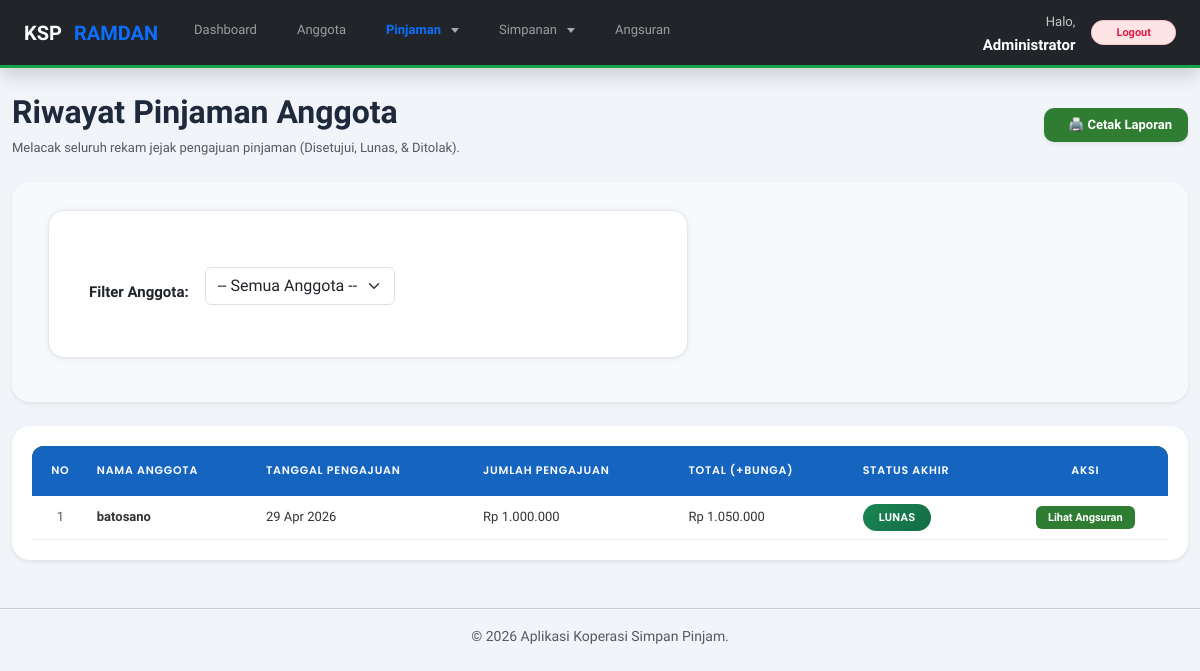
Page /riwayat_pinjaman.php (signed in) on the committed database.
### tables this page shows
CREATE TABLE `tb_pinjaman_ramdan` (
  `id_pinjaman` int(11) NOT NULL,
  `id_anggota` int(11) NOT NULL,
  `jumlah_pinjaman` decimal(15,2) NOT NULL,
  `bunga` decimal(5,2) NOT NULL,
  `lama_pinjaman` int(11) NOT NULL,
  `total_pinjaman` decimal(15,2) NOT NULL,
  `sisa_pinjaman` int(11) DEFAULT NULL,
  `status_pinjaman` enum('Diajukan','Disetujui','Lunas') DEFAULT 'Diajukan',
  `tanggal_pinjaman` date NOT NULL
);

CREATE TABLE `tb_anggota_ramdan` (
  `id_anggota` int(11) NOT NULL,
  `nama` varchar(100) NOT NULL,
  `alamat` text DEFAULT NULL,
  `no_hp` varchar(20) DEFAULT NULL,
  `tanggal_daftar` date NOT NULL
);

### riwayat_pinjaman.php (the view, shortened to what this page needs)
<?php
include 'koneksi.php';
include 'header.php';
$id_anggota_filter = isset($_GET['id_anggota']) ? $_GET['id_anggota'] : '';
$role_user = $_SESSION['role'];
?>
<div class="content">
    <div class="d-flex justify-content-between align-items-center mb-4">
        <div>
            <h2 class="mb-1">Riwayat Pinjaman Anggota</h2>
            <p class="text-muted small mb-0">Melacak seluruh rekam jejak pengajuan pinjaman (Disetujui, Lunas, & Ditolak).</p>
        </div>
        <a href="cetak_pinjaman.php<?php echo $id_anggota_filter ? '?id_anggota='.$id_anggota_filter : ''; ?>" class="btn btn-secondary shadow-sm" target="_blank">
            <i class="bi bi-printer"></i> 🖨️ Cetak Laporan
        </a>
    </div>
    <?php if ($role_user != 'Anggota'): ?>
    <div class="card mb-4 shadow-sm border-0 bg-light">
        <div class="card-body">
            <form method="GET" action="riwayat_pinjaman.php" class="row g-3 align-items-center">
                <div class="col-auto">
                    <label class="fw-bold text-dark">Filter Anggota:</label>
                </div>
                <div class="col-auto">
                    <select name="id_anggota" class="form-select" onchange="this.form.submit()">
                        <option value="">-- Semua Anggota --</option>
                    </select>
                </div>
            </form>
        </div>
    </div>
    <?php endif; ?>
    <div class="card shadow-sm border-0">
        <div class="card-body p-0">
            <div class="table-responsive">
                <table class="table table-hover align-middle mb-0">
                    <thead class="bg-dark text-white">
                        <tr>
                            <th width="5%" class="text-center py-3">No</th>
                            <th class="py-3">Nama Anggota</th>
                            <th class="py-3">Tanggal Pengajuan</th>
                            <th class="py-3">Jumlah Pengajuan</th>
                            <th class="py-3">Total (+Bunga)</th>
                            <th class="py-3">Status Akhir</th>
                            <th class="text-center py-3">Aksi</th>
                        </tr>
                    </thead>
                    <tbody>
                        <?php
                        $no = 1;
                        $sql = "SELECT p.*, a.nama
                                FROM tb_pinjaman_ramdan p
                                JOIN tb_anggota_ramdan a ON p.id_anggota = a.id_anggota
                                WHERE p.status_pinjaman != 'Diajukan'";
                        $sql .= " ORDER BY p.id_pinjaman DESC";
                        $query = mysqli_query($koneksi, $sql);
                        while ($data = mysqli_fetch_assoc($query)) {
                            $status = $data['status_pinjaman'];
                            if ($status == 'Lunas') {
                                $badge_class = 'bg-success';
                            } elseif ($status == 'Ditolak') {
                                $badge_class = 'bg-danger';
                            } else {
                                $badge_class = 'bg-primary';
                            }
                        ?>
                        <tr>
                            <td class="text-center text-muted"><?php echo $no++; ?></td>
                            <td class="fw-bold"><?php echo htmlspecialchars($data['nama']); ?></td>
                            <td><?php echo date('d M Y', strtotime($data['tanggal_pinjaman'])); ?></td>
                            <td>Rp <?php echo number_format($data['jumlah_pinjaman'], 0, ',', '.'); ?></td>
                            <td>Rp <?php echo number_format($data['total_pinjaman'], 0, ',', '.'); ?></td>
                            <td><span class="badge <?php echo $badge_class; ?> px-3 py-2"><?php echo $status; ?></span></td>
                            <td class="text-center">
                                <?php if($status != 'Ditolak'): ?>
                                    <a href="riwayat_angsuran.php?id=<?php echo $data['id_pinjaman']; ?>" class="btn btn-outline-info btn-sm fw-bold">Lihat Angsuran</a>
                                <?php else: ?>
                                    <span class="text-muted small"><em>Tidak ada detail</em></span>
                                <?php endif; ?>
                            </td>
                        </tr>
                        <?php } ?>
                    </tbody>
                </table>
            </div>
        </div>
    </div>
</div>
<?php include 'footer.php'; ?>

### rows in the picture
tb_pinjaman_ramdan: id_anggota.nama "batosano", tanggal_pinjaman "29 Apr 2026", jumlah_pinjaman "1.000.000", total_pinjaman "1.050.000", status_pinjaman "LUNAS"

### other values in the picture
$_SESSION['nama'] "Administrator"
